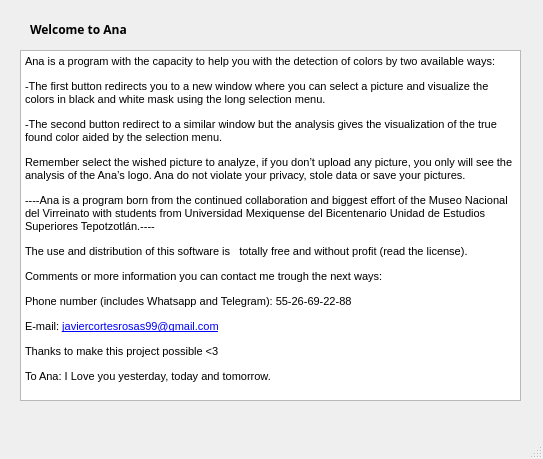
<?xml version="1.0" encoding="UTF-8"?>
<ui version="4.0">
 <class>MainWindow</class>
 <widget class="QMainWindow" name="MainWindow">
  <property name="geometry">
   <rect>
    <x>0</x>
    <y>0</y>
    <width>543</width>
    <height>459</height>
   </rect>
  </property>
  <property name="windowTitle">
   <string>About Ana</string>
  </property>
  <property name="windowIcon">
   <iconset resource="logos.qrc">
    <normaloff>:/iconos/logo.ico</normaloff>:/iconos/logo.ico</iconset>
  </property>
  <widget class="QWidget" name="centralwidget">
   <widget class="QLabel" name="label">
    <property name="geometry">
     <rect>
      <x>30</x>
      <y>19</y>
      <width>111</width>
      <height>21</height>
     </rect>
    </property>
    <property name="font">
     <font>
      <family>Arial Black</family>
      <weight>75</weight>
      <bold>true</bold>
     </font>
    </property>
    <property name="text">
     <string>Welcome to Ana          </string>
    </property>
   </widget>
   <widget class="QTextBrowser" name="textBrowser">
    <property name="geometry">
     <rect>
      <x>20</x>
      <y>50</y>
      <width>501</width>
      <height>351</height>
     </rect>
    </property>
    <property name="font">
     <font>
      <family>Arial</family>
     </font>
    </property>
    <property name="html">
     <string>&lt;!DOCTYPE HTML PUBLIC &quot;-//W3C//DTD HTML 4.0//EN&quot; &quot;http://www.w3.org/TR/REC-html40/strict.dtd&quot;&gt;
&lt;html&gt;&lt;head&gt;&lt;meta name=&quot;qrichtext&quot; content=&quot;1&quot; /&gt;&lt;style type=&quot;text/css&quot;&gt;
p, li { white-space: pre-wrap; }
&lt;/style&gt;&lt;/head&gt;&lt;body style=&quot; font-family:'Arial'; font-size:8.25pt; font-weight:400; font-style:normal;&quot;&gt;
&lt;p style=&quot; margin-top:12px; margin-bottom:12px; margin-left:0px; margin-right:0px; -qt-block-indent:0; text-indent:0px;&quot;&gt;&lt;span style=&quot; font-size:8pt;&quot;&gt;Ana is a program with the capacity to help you with the detection of colors by two available ways: &lt;/span&gt;&lt;/p&gt;
&lt;p style=&quot; margin-top:12px; margin-bottom:12px; margin-left:0px; margin-right:0px; -qt-block-indent:0; text-indent:0px;&quot;&gt;&lt;span style=&quot; font-size:8pt;&quot;&gt;-The first button redirects you to a new window where you can select a picture and visualize the colors in black and white mask using the long selection menu. &lt;/span&gt;&lt;/p&gt;
&lt;p style=&quot; margin-top:12px; margin-bottom:12px; margin-left:0px; margin-right:0px; -qt-block-indent:0; text-indent:0px;&quot;&gt;&lt;span style=&quot; font-size:8pt;&quot;&gt;-The second button redirect to a similar window but the analysis gives the visualization of the true found color aided by the selection menu. &lt;/span&gt;&lt;/p&gt;
&lt;p style=&quot; margin-top:12px; margin-bottom:12px; margin-left:0px; margin-right:0px; -qt-block-indent:0; text-indent:0px;&quot;&gt;&lt;span style=&quot; font-size:8pt;&quot;&gt;Remember select the wished picture to analyze, if you don’t upload any picture, you only will see the analysis of the Ana’s logo. Ana do not violate your privacy, stole data or save your pictures. &lt;/span&gt;&lt;/p&gt;
&lt;p style=&quot; margin-top:12px; margin-bottom:12px; margin-left:0px; margin-right:0px; -qt-block-indent:0; text-indent:0px;&quot;&gt;&lt;span style=&quot; font-size:8pt;&quot;&gt;----Ana is a program born from the continued collaboration and biggest effort of the Museo Nacional del Virreinato with students from Universidad Mexiquense del Bicentenario Unidad de Estudios Superiores Tepotzotlán.---- &lt;/span&gt;&lt;/p&gt;
&lt;p style=&quot; margin-top:12px; margin-bottom:12px; margin-left:0px; margin-right:0px; -qt-block-indent:0; text-indent:0px;&quot;&gt;&lt;span style=&quot; font-size:8pt;&quot;&gt;The use and distribution of this software is   totally free and without profit (read the license). &lt;/span&gt;&lt;/p&gt;
&lt;p style=&quot; margin-top:12px; margin-bottom:12px; margin-left:0px; margin-right:0px; -qt-block-indent:0; text-indent:0px;&quot;&gt;&lt;span style=&quot; font-size:8pt;&quot;&gt;Comments or more information you can contact me trough the next ways: &lt;/span&gt;&lt;/p&gt;
&lt;p style=&quot; margin-top:12px; margin-bottom:12px; margin-left:0px; margin-right:0px; -qt-block-indent:0; text-indent:0px;&quot;&gt;&lt;span style=&quot; font-size:8pt;&quot;&gt;Phone number (includes Whatsapp and Telegram): 55-26-69-22-88 &lt;/span&gt;&lt;/p&gt;
&lt;p style=&quot; margin-top:12px; margin-bottom:12px; margin-left:0px; margin-right:0px; -qt-block-indent:0; text-indent:0px;&quot;&gt;&lt;span style=&quot; font-size:8pt;&quot;&gt;E-mail: &lt;/span&gt;&lt;a href=&quot;mailto:javiercortesrosas99@gmail.com&quot;&gt;&lt;span style=&quot; font-size:8pt; text-decoration: underline; color:#0000ff;&quot;&gt;javiercortesrosas99&lt;/span&gt;&lt;/a&gt;&lt;a href=&quot;mailto:javiercortesrosas99@gmail.com&quot;&gt;&lt;span style=&quot; font-family:'MS Shell Dlg 2,sans-serif'; font-size:8.5pt; text-decoration: underline; color:#0000ff;&quot;&gt;@gmail.com&lt;/span&gt;&lt;/a&gt;&lt;span style=&quot; font-size:8pt;&quot;&gt; &lt;/span&gt;&lt;/p&gt;
&lt;p style=&quot; margin-top:12px; margin-bottom:12px; margin-left:0px; margin-right:0px; -qt-block-indent:0; text-indent:0px;&quot;&gt;&lt;span style=&quot; font-family:'MS Shell Dlg 2,sans-serif'; font-size:8.5pt;&quot;&gt;Thanks to make this project possible &amp;lt;3&lt;/span&gt;&lt;span style=&quot; font-size:8pt;&quot;&gt; &lt;/span&gt;&lt;/p&gt;
&lt;p style=&quot; margin-top:12px; margin-bottom:12px; margin-left:0px; margin-right:0px; -qt-block-indent:0; text-indent:0px;&quot;&gt;&lt;span style=&quot; font-family:'MS Shell Dlg 2,sans-serif'; font-size:8.5pt;&quot;&gt;To Ana: I Love you yesterday, today and tomorrow.&lt;/span&gt;&lt;span style=&quot; font-size:8pt;&quot;&gt; &lt;/span&gt;&lt;/p&gt;&lt;/body&gt;&lt;/html&gt;</string>
    </property>
   </widget>
  </widget>
  <widget class="QMenuBar" name="menubar">
   <property name="geometry">
    <rect>
     <x>0</x>
     <y>0</y>
     <width>543</width>
     <height>21</height>
    </rect>
   </property>
  </widget>
  <widget class="QStatusBar" name="statusbar"/>
 </widget>
 <resources>
  <include location="logos.qrc"/>
 </resources>
 <connections/>
</ui>
